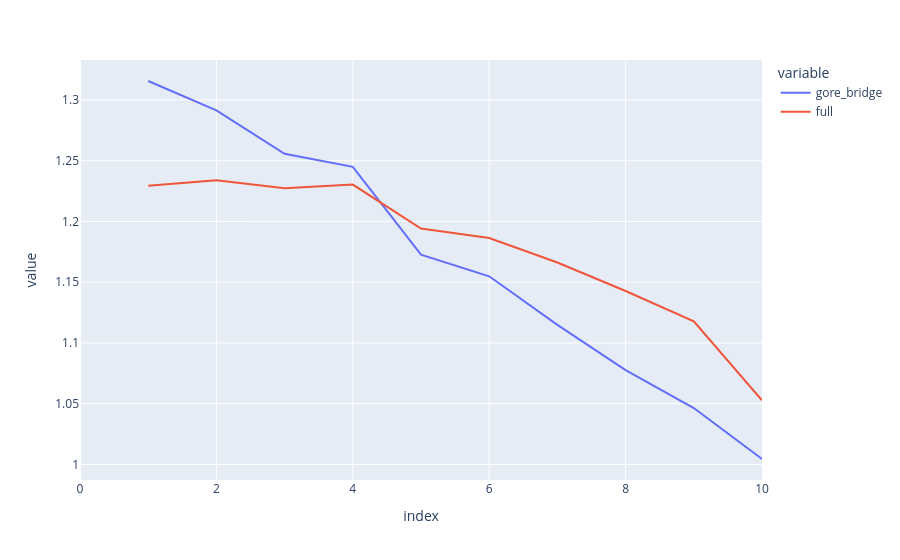

Notebook code cell kept with this figure:
### Code cell
px.line(elongations, y=["gore_bridge", "full"])

### Figure 1 — Plotly figure (JSON) as saved in the notebook; plotly's stock layout.template omitted (floating-point values rounded to 4 significant figures)
{"data": [{"hovertemplate": "variable=gore_bridge<br>index=%{x}<br>value=%{y}<extra></extra>", "legendgroup": "gore_bridge", "line": {"color": "#636efa", "dash": "solid"}, "marker": {"symbol": "circle"}, "mode": "lines", "name": "gore_bridge", "orientation": "v", "showlegend": true, "type": "scatter", "x": [0, 1, 2, 3, 4, 5, 6, 7, 8, 9, 10], "xaxis": "x", "y": [null, 1.316, 1.291, 1.256, 1.245, 1.173, 1.155, 1.115, 1.078, 1.046, 1.004], "yaxis": "y"}, {"hovertemplate": "variable=full<br>index=%{x}<br>value=%{y}<extra></extra>", "legendgroup": "full", "line": {"color": "#EF553B", "dash": "solid"}, "marker": {"symbol": "circle"}, "mode": "lines", "name": "full", "orientation": "v", "showlegend": true, "type": "scatter", "x": [0, 1, 2, 3, 4, 5, 6, 7, 8, 9, 10], "xaxis": "x", "y": [null, 1.229, 1.234, 1.227, 1.23, 1.194, 1.186, 1.166, 1.143, 1.118, 1.053], "yaxis": "y"}], "layout": {"autosize": true, "legend": {"title": {"text": "variable"}, "tracegroupgap": 0}, "margin": {"t": 60}, "xaxis": {"anchor": "y", "autorange": true, "domain": [0, 1], "range": [0, 10], "title": {"text": "index"}, "type": "linear"}, "yaxis": {"anchor": "x", "autorange": true, "domain": [0, 1], "range": [0.9872, 1.333], "title": {"text": "value"}, "type": "linear"}}}
